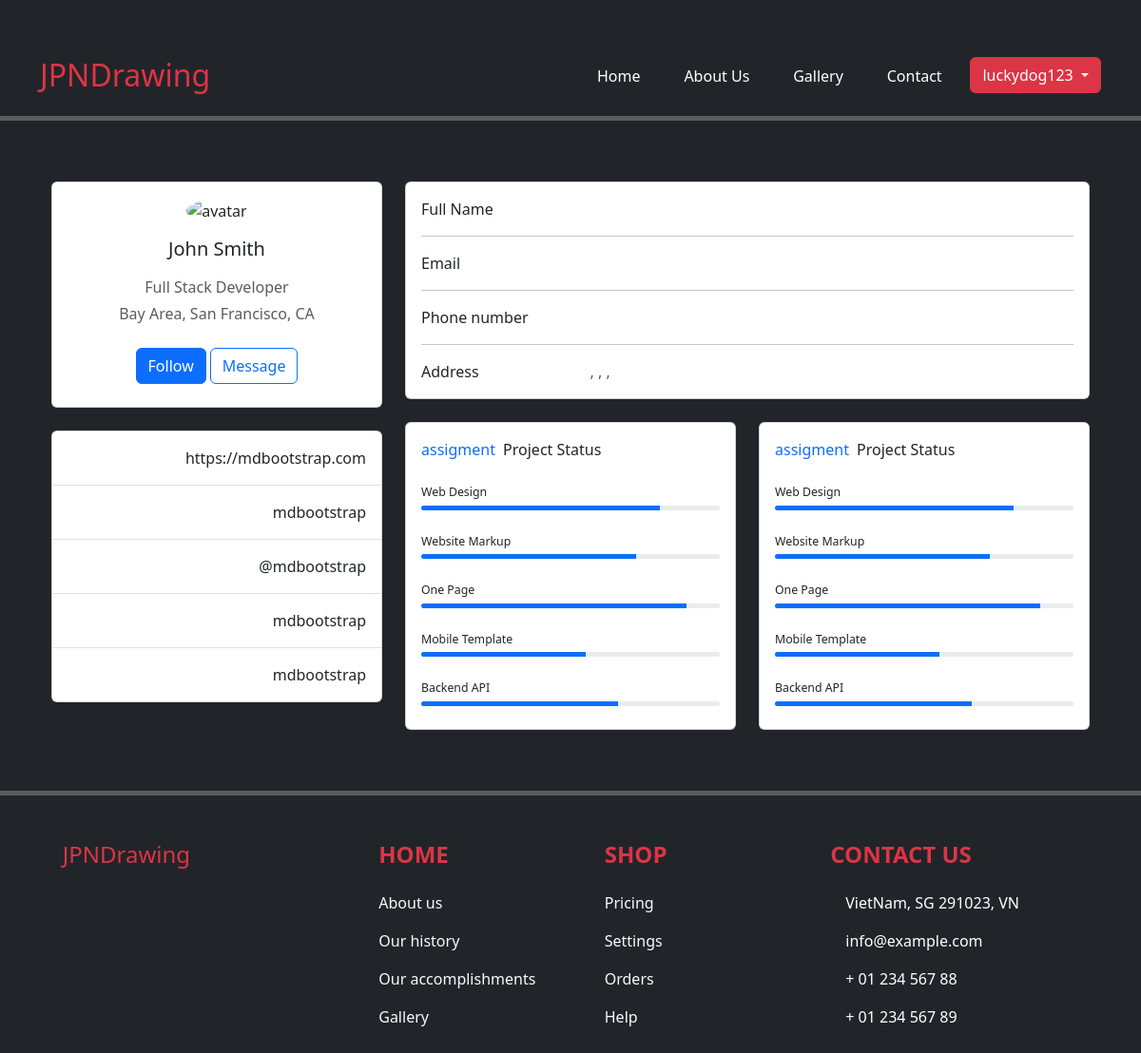
/profile (signed in), run on an earlier commit of the app's database.
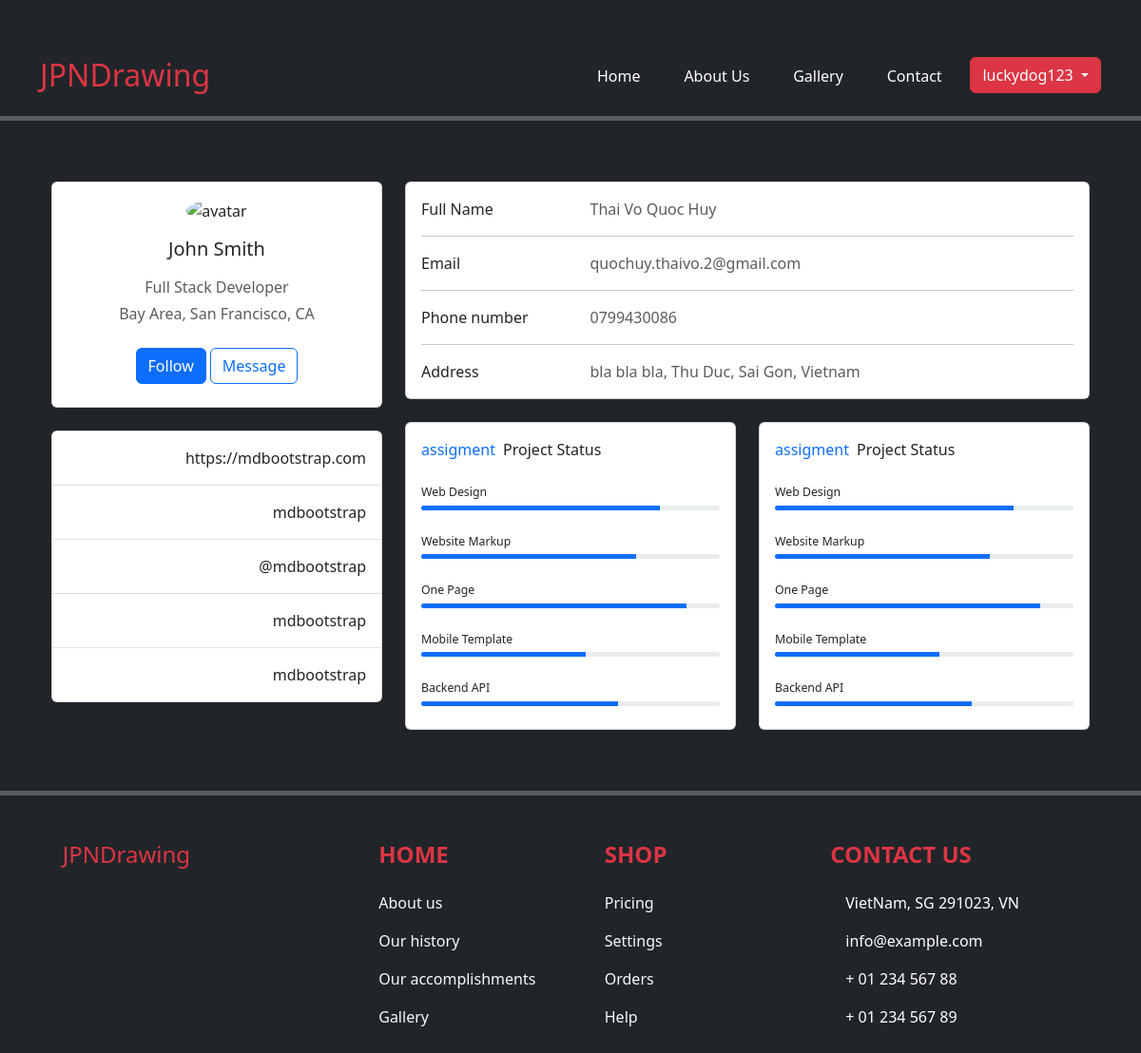
And on a later commit of the database.
### exe201/models.py (models this page shows, shortened)
class User(db.Model, UserMixin):
    id = db.Column(db.Integer(), primary_key = True)
    username = db.Column(db.String(length=30), nullable = False, unique = True)
    email_address = db.Column(db.String(length=50), nullable = False, unique = True)
    password_hash = db.Column(db.String(length=60), nullable = False)
    @property
    def password(self):
        return self.password

class Profile(db.Model):
    id = db.Column(db.Integer(), primary_key = True)
    fullname = db.Column(db.String(length = 30), nullable = True)
    email_address = db.Column(db.String(length = 50), nullable = True, unique = True)
    phone_number = db.Column(db.String(length = 10), nullable = True, unique = True)
    address = db.Column(db.String(length = 100), nullable = True)
    city = db.Column(db.String(length = 30), nullable = True)
    state = db.Column(db.String(length = 30), nullable = True)
    zipcode = db.Column(db.String(length = 5), nullable = True)
    country = db.Column(db.String(length = 30), nullable = True)
    user_id = db.Column(db.Integer(), db.ForeignKey('user.id'))
    user = db.relationship('User', backref = 'profile', uselist = False)

### exe201/routes.py (the view)
@app.route('/profile')
@login_required
def profile_page():
    user_profile = Profile.query.filter_by(user_id=current_user.id).first()
    return render_template('profile.html', user_profile = user_profile)

### exe201/models.py (called while the page is built)
@login_manager.user_loader
def load_user(user_id):
    return User.query.get(int(user_id))

### exe201/templates/profile.html (shortened to what this page needs)
{% extends 'base.html' %}
{% block body %}
<div class="container">
    <div class="container py-5">
        <div class="row">
            <div class="col-lg-4">
                <div class="card mb-4">
                    <div class="card-body text-center">
                        <img src="https://mdbcdn.b-cdn.net/img/Photos/new-templates/bootstrap-chat/ava3.webp"
                            alt="avatar" class="rounded-circle img-fluid" style="width: 150px;">
                        <h5 class="my-3">John Smith</h5>
                        <p class="text-muted mb-1">Full Stack Developer</p>
                        <p class="text-muted mb-4">Bay Area, San Francisco, CA</p>
                        <div class="d-flex justify-content-center mb-2">
                            <button type="button" class="btn btn-primary">Follow</button>
                            <button type="button" class="btn btn-outline-primary ms-1">Message</button>
                        </div>
                    </div>
                </div>
                <div class="card mb-4 mb-lg-0">
                    <div class="card-body p-0">
                        <ul class="list-group list-group-flush rounded-3">
                            <li class="list-group-item d-flex justify-content-between align-items-center p-3">
                                <p class="mb-0">https://mdbootstrap.com</p>
                            </li>
                            <li class="list-group-item d-flex justify-content-between align-items-center p-3">
                                <p class="mb-0">mdbootstrap</p>
                            </li>
                            <li class="list-group-item d-flex justify-content-between align-items-center p-3">
                                <p class="mb-0">@mdbootstrap</p>
                            </li>
                            <li class="list-group-item d-flex justify-content-between align-items-center p-3">
                                <p class="mb-0">mdbootstrap</p>
                            </li>
                            <li class="list-group-item d-flex justify-content-between align-items-center p-3">
                                <p class="mb-0">mdbootstrap</p>
                            </li>
                        </ul>
                    </div>
                </div>
            </div>
            <div class="col-lg-8">
                <div class="card mb-4">
                    <div class="card-body">
                        <div class="row">
                            <div class="col-sm-3">
                                <p class="mb-0">Full Name</p>
                            </div>
                            <div class="col-sm-9">
                                <p class="text-muted mb-0">{{ user_profile.fullname }}</p>
                            </div>
                        </div>
                        <hr>
                        <div class="row">
                            <div class="col-sm-3">
                                <p class="mb-0">Email</p>
                            </div>
                            <div class="col-sm-9">
                                <p class="text-muted mb-0">{{ user_profile.email_address }}</p>
                            </div>
                        </div>
                        <hr>
                        <div class="row">
                            <div class="col-sm-3">
                                <p class="mb-0">Phone number</p>
                            </div>
                            <div class="col-sm-9">
                                <p class="text-muted mb-0">{{ user_profile.phone_number }}</p>
                            </div>
                        </div>
                        <hr>
                        <div class="row">
                            <div class="col-sm-3">
                                <p class="mb-0">Address</p>
                            </div>
                            <div class="col-sm-9">
                                <p class="text-muted mb-0">{{ user_profile.address }}, {{ user_profile.state }}, {{ user_profile.city }}, {{ user_profile.country }}</p>
                            </div>
                        </div>
                    </div>
                </div>
                <div class="row">
                    <div class="col-md-6">
                        <div class="card mb-4 mb-md-0">
                            <div class="card-body">
                                <p class="mb-4"><span class="text-primary font-italic me-1">assigment</span> Project
                                    Status
                                </p>
                                <p class="mb-1" style="font-size: .77rem;">Web Design</p>
                                <div class="progress rounded" style="height: 5px;">
                                    <div class="progress-bar" role="progressbar" style="width: 80%" aria-valuenow="80"
                                        aria-valuemin="0" aria-valuemax="100"></div>
                                </div>
                                <p class="mt-4 mb-1" style="font-size: .77rem;">Website Markup</p>
                                <div class="progress rounded" style="height: 5px;">
                                    <div class="progress-bar" role="progressbar" style="width: 72%" aria-valuenow="72"
                                        aria-valuemin="0" aria-valuemax="100"></div>
                                </div>
                                <p class="mt-4 mb-1" style="font-size: .77rem;">One Page</p>
                                <div class="progress rounded" style="height: 5px;">
                                    <div class="progress-bar" role="progressbar" style="width: 89%" aria-valuenow="89"
                                        aria-valuemin="0" aria-valuemax="100"></div>
                                </div>
                                <p class="mt-4 mb-1" style="font-size: .77rem;">Mobile Template</p>
                                <div class="progress rounded" style="height: 5px;">
                                    <div class="progress-bar" role="progressbar" style="width: 55%" aria-valuenow="55"
                                        aria-valuemin="0" aria-valuemax="100"></div>
                                </div>
                                <p class="mt-4 mb-1" style="font-size: .77rem;">Backend API</p>
                                <div class="progress rounded mb-2" style="height: 5px;">
                                    <div class="progress-bar" role="progressbar" style="width: 66%" aria-valuenow="66"
                                        aria-valuemin="0" aria-valuemax="100"></div>
                                </div>
                            </div>
                        </div>
                    </div>
                    <div class="col-md-6">
                        <div class="card mb-4 mb-md-0">
                            <div class="card-body">
                                <p class="mb-4"><span class="text-primary font-italic me-1">assigment</span> Project
                                    Status
                                </p>
                                <p class="mb-1" style="font-size: .77rem;">Web Design</p>
                                <div class="progress rounded" style="height: 5px;">
                                    <div class="progress-bar" role="progressbar" style="width: 80%" aria-valuenow="80"
                                        aria-valuemin="0" aria-valuemax="100"></div>
                                </div>
                                <p class="mt-4 mb-1" style="font-size: .77rem;">Website Markup</p>
                                <div class="progress rounded" style="height: 5px;">
                                    <div class="progress-bar" role="progressbar" style="width: 72%" aria-valuenow="72"
                                        aria-valuemin="0" aria-valuemax="100"></div>
                                </div>
                                <p class="mt-4 mb-1" style="font-size: .77rem;">One Page</p>
                                <div class="progress rounded" style="height: 5px;">
                                    <div class="progress-bar" role="progressbar" style="width: 89%" aria-valuenow="89"
                                        aria-valuemin="0" aria-valuemax="100"></div>
                                </div>
                                <p class="mt-4 mb-1" style="font-size: .77rem;">Mobile Template</p>
                                <div class="progress rounded" style="height: 5px;">
                                    <div class="progress-bar" role="progressbar" style="width: 55%" aria-valuenow="55"
                                        aria-valuemin="0" aria-valuemax="100"></div>
                                </div>
                                <p class="mt-4 mb-1" style="font-size: .77rem;">Backend API</p>
                                <div class="progress rounded mb-2" style="height: 5px;">
                                    <div class="progress-bar" role="progressbar" style="width: 66%" aria-valuenow="66"
                                        aria-valuemin="0" aria-valuemax="100"></div>
                                </div>
                            </div>
                        </div>
                    </div>
                </div>
            </div>
        </div>
    </div>
</div>
{% endblock %}

### exe201/templates/base.html (shortened to what this page needs)
<!doctype html>
<html lang="en">
<head>
  <link href="https://cdn.jsdelivr.net/npm/bootstrap@5.3.0-alpha3/dist/css/bootstrap.min.css" rel="stylesheet"
>
</head>
<body class="bg-dark" style="padding-top: 5%; padding-bottom: 2%;">
  <div class="container">
    <div class="row align-items-start">
      <div class="col">
        <h2 class="text_left text-danger">JPNDrawing</h2>
      </div>
      <div class="col">
        <ul class="nav justify-content-between navbar-light">
          <li class="nav-item">
            <a class="nav-link active" aria-current="page" style="color:white !important"
              href="{{ url_for('home_page') }}">Home</a>
          </li>
          <li class="nav-item">
            <a class="nav-link" style="color:white !important" href="#">About Us</a>
          </li>
          <li class="nav-item">
            <a class="nav-link" style="color:white !important" href="#">Gallery</a>
          </li>
          <li class="nav-item">
            <a class="nav-link" style="color:white !important" href="{{ url_for('contact_info') }}">Contact</a>
          </li>
          {% if current_user.is_authenticated %}
          <div class="dropdown">
            <a class="btn btn-danger dropdown-toggle" href="#" role="button" id="dropdownMenuLink"
              data-bs-toggle="dropdown" aria-expanded="false">
              {{ current_user.username }}
            </a>
          </div>
          {% endif %}
        </ul>
      </div>
    </div>
  </div>
  <hr style="border-top: 5px solid white;">
  {% block body %}
  {% endblock %}
  <hr style="border-top: 5px solid white;">
  <footer class="text-center text-lg-start text-white position: relative min-height: 100vh">
    <section class="">
      <div class="container text-center text-md-start mt-5">
        <div class="row mt-3">
          <div class="col-md-3 col-lg-4 col-xl-3 mx-auto mb-4">
            <h4 class="mb-4 text-danger">
              JPNDrawing
          </div>
          <div class="col-md-3 col-lg-2 col-xl-2 mx-auto mb-4">
            <h4 class="text-uppercase fw-bold mb-4 text-danger">
              Home
            </h4>
            <p>
              <a href="#!" class="text-decoration-none text-light">About us</a>
            </p>
            <p>
              <a href="#!" class="text-decoration-none text-light">Our history</a>
            </p>
            <p>
              <a href="#!" class="text-decoration-none text-light">Our accomplishments</a>
            </p>
            <p>
              <a href="#!" class="text-decoration-none text-light">Gallery</a>
            </p>
          </div>
          <div class="col-md-3 col-lg-2 col-xl-2 mx-auto mb-4">
            <h4 class="text-uppercase fw-bold mb-4 text-danger">
              Shop
            </h4>
            <p>
              <a href="#!" class="text-decoration-none text-light">Pricing</a>
            </p>
            <p>
              <a href="#!" class="text-decoration-none text-light">Settings</a>
            </p>
            <p>
              <a href="#!" class="text-decoration-none text-light">Orders</a>
            </p>
            <p>
              <a href="#!" class="text-decoration-none text-light">Help</a>
            </p>
          </div>
          <div class="col-md-4 col-lg-3 col-xl-3 mx-auto mb-md-0 mb-4">
            <h4 class="text-uppercase fw-bold mb-4 text-danger">Contact us</h4>
            <p> VietNam, SG 291023, VN</p>
            <p>
              info@example.com
            </p>
            <p> + 01 234 567 88</p>
            <p> + 01 234 567 89</p>
          </div>
        </div>
      </div>
    </section>
  </footer>
</html>

What changed in the data, as far as the page shows it:
added Profile: fullname "Thai Vo Quoc Huy", email_address "quochuy.thaivo.2@gmail.com", phone_number "0799430086", address "bla bla bla", state "Thu Duc", city "Sai Gon", country "Vietnam"
